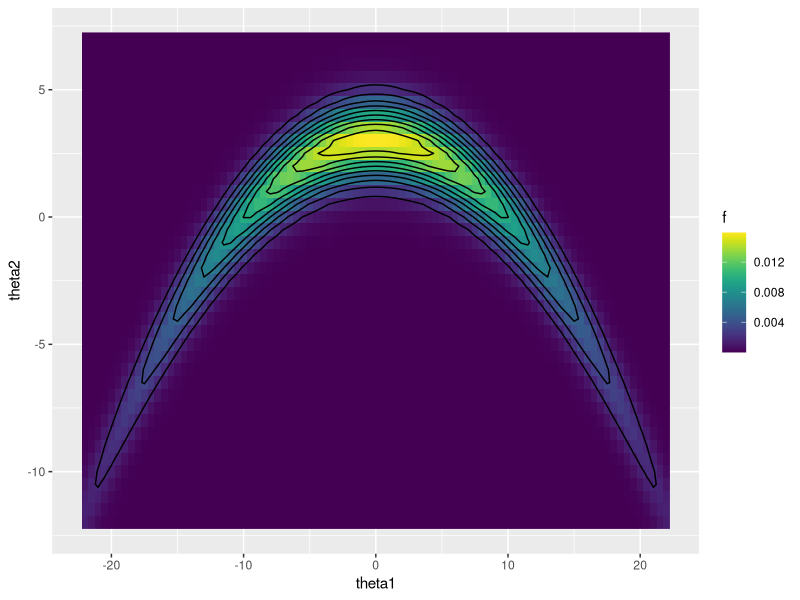
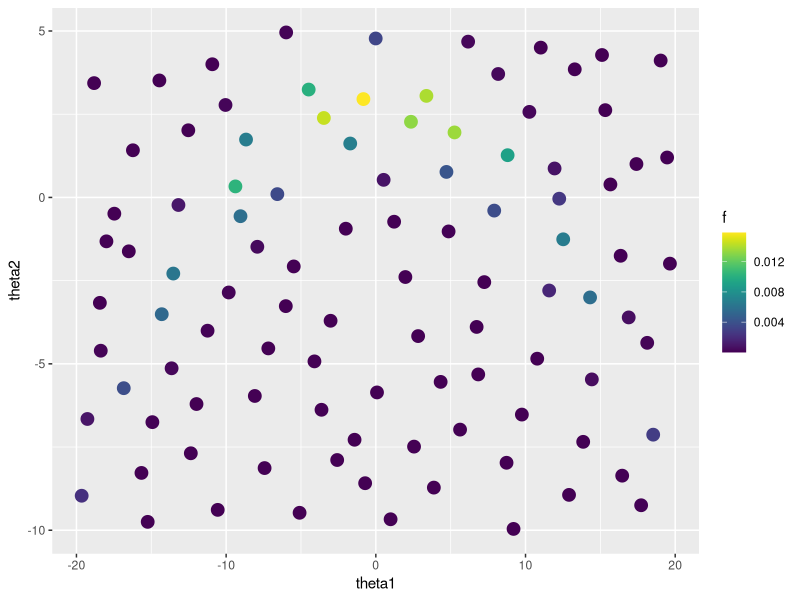
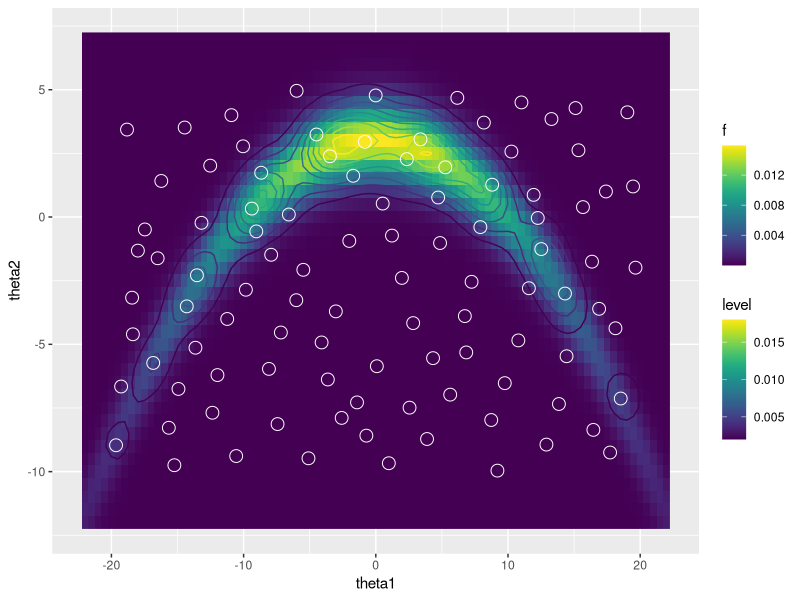
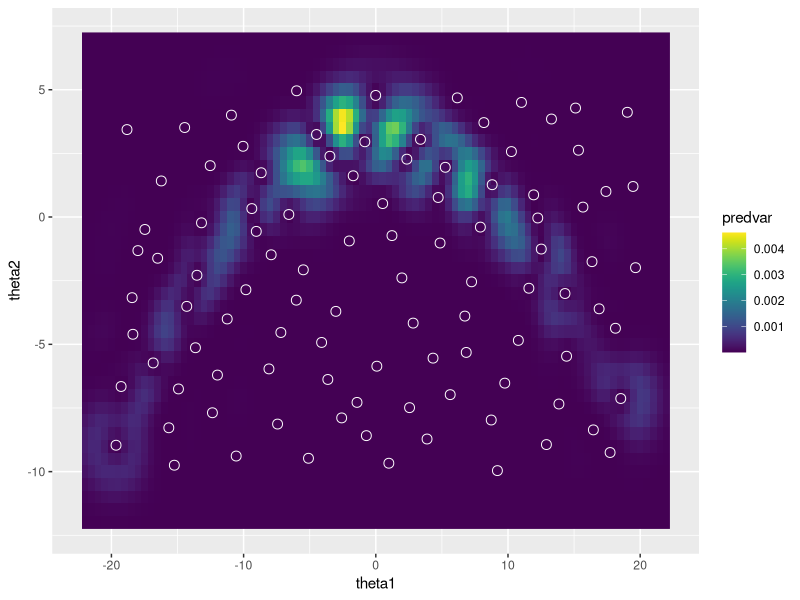
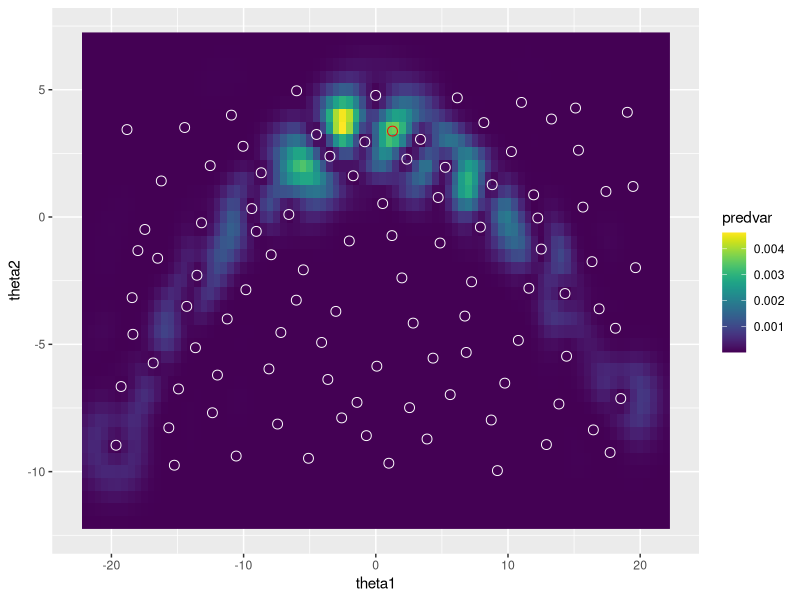
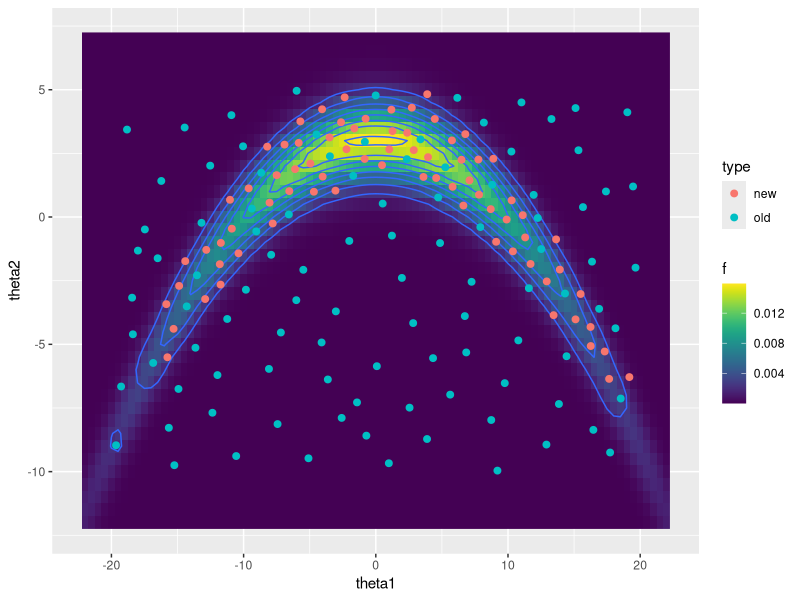
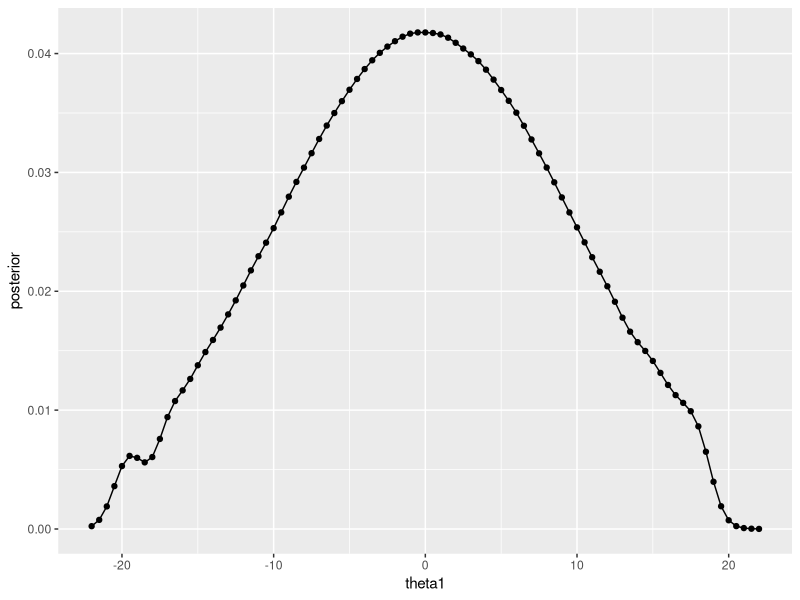
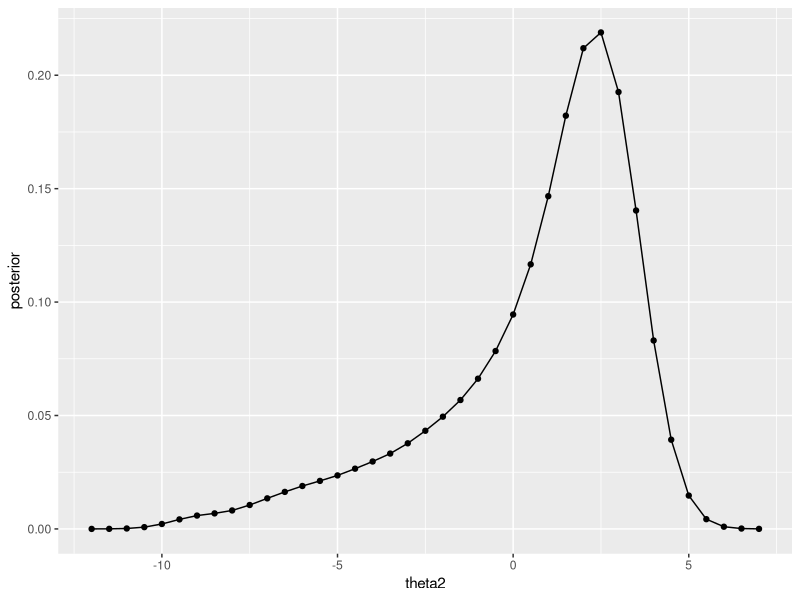

R code for these plots, in order:
## ---- chunk 1
base_name = paste(knitr::current_input(), '_figs/', sep='')
knitr::opts_chunk$set(
  cache.path=paste('_knitr_cache/', base_name, sep='/'),
  fig.path=paste('figure/', base_name, sep='/'),
  dpi=300
)
suppressPackageStartupMessages(library(tidyverse))
suppressPackageStartupMessages(library(mvtnorm))
suppressPackageStartupMessages(library(viridis))
suppressPackageStartupMessages(library(lhs))
## ---- chunk 2
f = function(theta) {
  theta = matrix(theta, ncol=2) 
  x = cbind(theta[,1], theta[,2]+0.03*theta[,1]^2-3)
  dmvnorm(x, c(0,0), diag(c(100, 1)))
}

df = crossing(theta1 = seq(-22, 22, .5), theta2 = seq(-12,7,.5)) %>%
  mutate(f = f(cbind(theta1,theta2)))

ggplot(df) + geom_raster(aes(x=theta1, y=theta2, fill=f)) + geom_contour(aes(x=theta1, y=theta2, z=f), col='black', bins=10) + scale_fill_viridis()
## ---- chunk 3
set.seed(123)
lhs = maximinLHS(n=100, k=2) %>% 
  as_data_frame %>% 
  setNames(c('theta1', 'theta2')) %>%
  mutate(theta1 = theta1 * 40 - 20, 
         theta2 = theta2 * 15 - 10)
design = lhs %>% mutate(f = f(cbind(theta1, theta2)))
ggplot(design) + geom_point(aes(x=theta1, y=theta2, colour=f), cex=4) + scale_colour_viridis()
## ---- chunk 4
doit = function(design, sigma2=NULL) {
  m = nrow(design)
  theta = design %>% select(-f) %>% as.matrix
  ff = design %>% select(f) %>% pull

  GGfun = function(xx, yy, sigma2) {
    drop(exp(-0.5/sigma2[1] * outer(xx[,1], yy[,1], '-')^2 
             -0.5/sigma2[2] * outer(xx[,2], yy[,2], '-')^2))
  }
  
  # leave-one-out MSE as function of the kernel width
  wmscv = function(sigma2) {
    GGinv_ = solve(GGfun(theta, theta, sigma2))
    ee_ = drop(1/diag(GGinv_) * GGinv_ %*% sqrt(ff))
    wmscv = 1/m * drop(ee_ %*% diag(diag(GGinv_)) %*% ee_)
    return(wmscv)
  }
  
  # minimise wmscv wrt sigma2
  if (is.null(sigma2)) {
    opt = optim(c(1,1), wmscv)
    sigma2 = opt$par
  } 

  # apply approximation
  GG = GGfun(theta, theta, sigma2)
  GGinv = solve(GG)
  bb = drop(solve(GG, sqrt(ff)))
  ee = drop(1/diag(GGinv) * GGinv %*% sqrt(ff))

  ans = list(GGfun=GGfun, theta=theta, sigma2=sigma2, 
             ff=ff, bb=bb, GG=GG, GG2=sqrt(GG), ee=ee, GGinv=GGinv)
  class(ans) = 'doit'
  return(ans)
}

approx.doit = function(obj, r) {
  # approximate target function at input points r
  with(obj, {
    bGG2b_ = drop(bb %*% GG2 %*% bb)
    post_r = apply(r, 1, function(rr) {
      gg = GGfun(matrix(rr, nrow=1), theta, sigma2)
      (sum(bb * gg))^2 / (sqrt(pi^2*prod(sigma2)) * bGG2b_)
    })
  return(post_r)
  })
}
## ---- chunk 5
DOIT = doit(design)
post_r_approx = df %>%
  mutate(fhat = approx.doit(DOIT, cbind(theta1, theta2)))
## ---- chunk 6
ggplot(post_r_approx, aes(x=theta1, y=theta2)) + geom_raster(aes(fill=f)) + geom_contour(aes(z=fhat, colour=..level..)) + geom_point(data=design, mapping=aes(x=theta1, y=theta2), pch=1, cex=4, colour='white') + scale_colour_viridis() + scale_fill_viridis()
## ---- chunk 7
pv_df = 
df %>% select(theta1, theta2) %>% mutate(predvar = 
  sapply(1:n(), function(ii) {
    theta_ = c(theta1[ii], theta2[ii])
    gg_ = with(DOIT, GGfun(matrix(theta_, nrow=1), theta, sigma2))
    return(with(DOIT, drop(sum(bb*gg_)^2*(1-gg_ %*% GGinv  %*% gg_))))
  }))

ggplot(pv_df) + 
  geom_raster(aes(x=theta1, y=theta2, fill=predvar)) + 
  scale_fill_viridis() +
  geom_point(data=design, aes(x=theta1, y=theta2), pch=1, cex=3, col='white')
## ---- chunk 8
propose_new = function(obj) with(obj, {
  fn = function(r) {
    gg = GGfun(matrix(r, nrow=1), theta, sigma2)
    sum(bb * gg)^2 * drop(1 - gg %*% GGinv %*% gg)
  }
  vv = diag(1/diag(GGinv)) %*% (sqrt(ff) - ee)^2
  optim(theta[which.max(vv), ], fn, control=list(fnscale=-1))$par
})
## ---- chunk 9
theta_n = propose_new(DOIT)
ggplot(pv_df) + 
  geom_raster(aes(x=theta1, y=theta2, fill=predvar)) + 
  scale_fill_viridis() +
  geom_point(data=design, aes(x=theta1, y=theta2), pch=1, cex=3, col='white') +
  geom_point(data=as.data.frame(as.list(theta_n)), aes(x=theta1, y=theta2), pch=1, cex=3, col='red')
## ---- chunk 10
n_new = 75
design_update = design
DOIT_update = DOIT
for (jj in 1:n_new) {
  theta_n = propose_new(DOIT_update)
  design_update = bind_rows(
    design_update,
    data_frame(theta1 = theta_n['theta1'], 
               theta2 = theta_n['theta2'],
               f = f(theta_n)))
  if (jj %% 10 == 0) {
    sigma2_ =  NULL
  } else { 
    sigma2_ = DOIT_update$sigma2
  }
  DOIT_update = doit(design_update, sigma2=sigma2_)
}
## ---- chunk 11
post_r_approx_update = df %>% as_data_frame %>%
  mutate(fhat = approx.doit(DOIT_update, cbind(theta1, theta2)))
ggplot(post_r_approx_update, aes(x=theta1, y=theta2)) + 
  geom_raster(aes(fill=f)) + 
  geom_contour(aes(z=fhat)) + 
  geom_point(data=design_update %>% mutate(type=rep(c('old','new'), c(100, n()-100))), mapping=aes(x=theta1, y=theta2, colour=type), cex=2) + 
  scale_fill_viridis()
## ---- chunk 12
DOIT2 = DOIT_update
## ---- chunk 13
d_ij = with(DOIT2, tcrossprod(bb) * GG2)
sum_d_ij = sum(d_ij)
nu_ij = map(list(theta1=1, theta2=2), 
            ~with(DOIT2, 0.5 * outer(theta[,.], theta[,.], '+')))
## ---- chunk 14
theta1_eval = sort(unique(df$theta1))
theta1_design = DOIT2$theta[,1]
sigma1 = DOIT2$sigma2[1]
post_theta1 = sapply(theta1_eval, function(tt) {
  phi_ij = dnorm(tt, nu_ij[[1]], sqrt(sigma1/2))
  sum(d_ij * phi_ij) / sum_d_ij
})
data_frame(theta1 = theta1_eval, posterior = post_theta1) %>%
ggplot(aes(x=theta1, y=posterior)) + geom_point() + geom_line()
## ---- chunk 15
theta2_eval = sort(unique(df$theta2))
theta2_design = DOIT2$theta[,2]
sigma2 = DOIT2$sigma2[2]
post_theta2 = sapply(theta2_eval, function(tt) {
  phi_ij = dnorm(tt, nu_ij[[2]], sqrt(sigma2/2))
  sum(d_ij * phi_ij) / sum_d_ij
})
data_frame(theta2 = theta2_eval, posterior = post_theta2) %>%
ggplot(aes(x=theta2, y=posterior)) + geom_point() + geom_line()
## ---- chunk 16
e_theta = map_dbl(nu_ij, ~sum(d_ij * .) / sum(d_ij))
print(e_theta)
## ---- chunk 17
v_theta = matrix(0, 2, 2)
v_theta[1,1] = sum(d_ij * nu_ij[[1]]^2) / sum_d_ij
v_theta[1,2] = v_theta[2,1] = sum(d_ij * nu_ij[[1]] * nu_ij[[2]]) / sum_d_ij
v_theta[2,2] = sum(d_ij * nu_ij[[2]]^2) / sum_d_ij
rownames(v_theta) = colnames(v_theta) = names(e_theta)
v_theta = v_theta + diag(DOIT2$sigma2)/2 - tcrossprod(e_theta)
print(v_theta)
